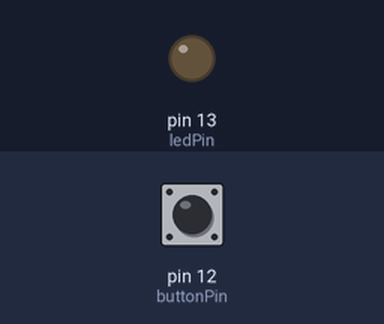
Simulated run of this sketch. Board: Arduino Uno, built with avr-gcc and run on an emulated ATmega328P. Parts: output pins drawn as LEDs (lit = HIGH). The test bench sets the inputs (shaded band); at power-on: pin 12 (buttonPin) LOW.

Above: at 1.2 s.
1.3 s: pin 12 (buttonPin) pulled HIGH for 0.15 s
At 1.37 s:
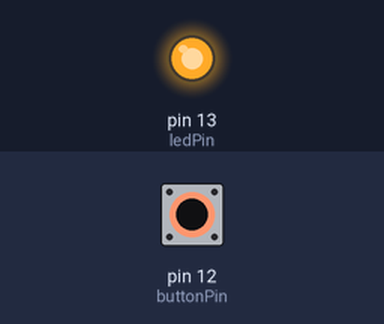
2.9 s: pin 12 (buttonPin) pulled HIGH for 3.2 s
At 6.7 s:
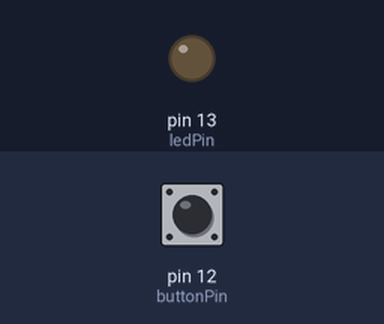
Timing chart, 0 to 8.2 s (numbered marks = the images above; inputs shaded):
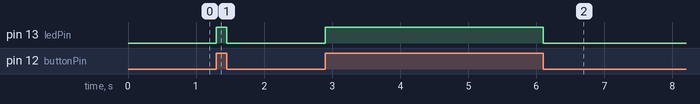

Measured:
- after the input at 1.3 s, pin 13 (ledPin): LOW → HIGH at once, → LOW 0.15 s later
- after the input at 2.9 s, pin 13 (ledPin): LOW → HIGH at once, → LOW 3.2 s later

The sketch:

tilfoejEnKnap.ino
```cpp
const int buttonPin = 12;
const int ledPin =  13;

void setup()
{
    // initialize the LED pin as an output:
    pinMode(ledPin, OUTPUT);
    // initialize the pushbutton pin as an input:
    pinMode(buttonPin, INPUT);
}

void loop()
{
    // read the state of the pushbutton value:
    int buttonState = digitalRead(buttonPin);

    // check if the pushbutton is pressed.
    // if it is, the buttonState is HIGH:
    if (buttonState == HIGH)
    {
        // turn LED on:
        digitalWrite(ledPin, HIGH);
    }
    else
    {
        // turn LED off:
        digitalWrite(ledPin, LOW);
    }
}
```
